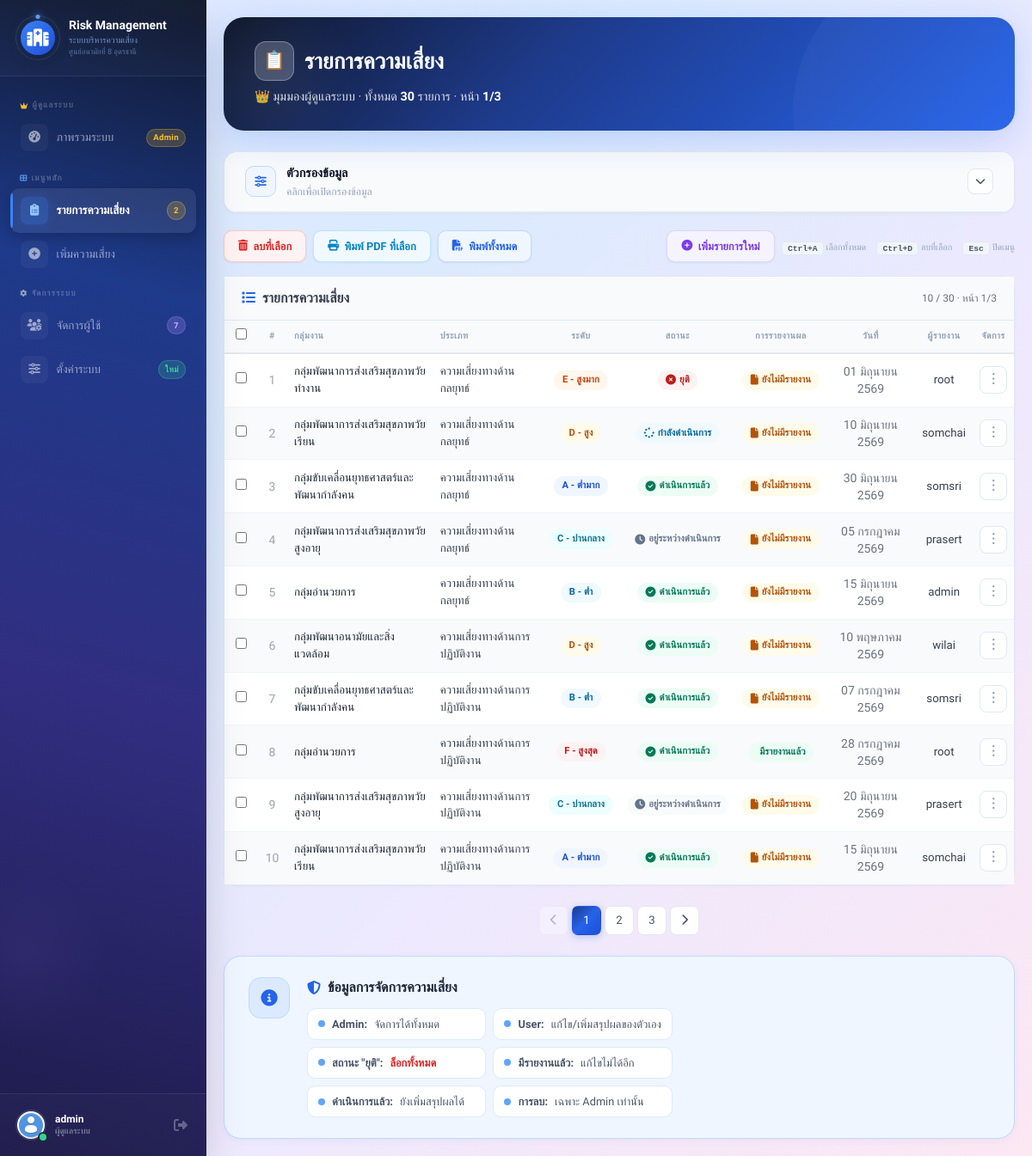
Page /risks.php (signed in) on the committed database.
### tables this page shows
CREATE TABLE risks (
    id INT AUTO_INCREMENT PRIMARY KEY,
    user_id INT NOT NULL,
    reporter_code VARCHAR(50) NOT NULL COMMENT 'รหัสผู้รายงาน',
    unit VARCHAR(100) NOT NULL COMMENT 'กลุ่มงาน/หน่วยงาน',
    unit_other VARCHAR(100) DEFAULT NULL COMMENT 'หน่วยงานอื่นๆ (กรณีเลือกอื่นๆ)',
    risk_type VARCHAR(100) NOT NULL COMMENT 'ประเภทความเสี่ยง',
    risk_type_other VARCHAR(100) DEFAULT NULL COMMENT 'ประเภทความเสี่ยงอื่นๆ',
    severity VARCHAR(50) NOT NULL COMMENT 'ระดับความรุนแรง (A-F)',
    severity_other VARCHAR(100) DEFAULT NULL COMMENT 'ระดับความรุนแรงอื่นๆ',
    event_datetime DATETIME NOT NULL COMMENT 'วันที่เกิดเหตุการณ์',
    report_datetime DATETIME NOT NULL COMMENT 'วันที่รายงาน',
    detail TEXT NOT NULL COMMENT 'รายละเอียดเหตุการณ์',
    initial_solution TEXT NOT NULL COMMENT 'แนวทางแก้ไขเบื้องต้น',
    suggestion TEXT NOT NULL COMMENT 'ข้อเสนอแนะ',
    status VARCHAR(255) DEFAULT 'ยังไม่ดำเนินการ' COMMENT 'สถานะการดำเนินการ',
    consent TINYINT(1) DEFAULT 0 COMMENT '0=ยังไม่ยินยอม, 1=ยินยอมแล้ว',
    consent_at DATETIME DEFAULT NULL COMMENT 'วันที่ให้ความยินยอม',
    created_at TIMESTAMP DEFAULT CURRENT_TIMESTAMP,
    updated_at TIMESTAMP DEFAULT CURRENT_TIMESTAMP ON UPDATE CURRENT_TIMESTAMP,
    KEY idx_user_id (user_id),
    KEY idx_status (status),
    KEY idx_risk_type (risk_type),
    KEY idx_severity (severity),
    KEY idx_unit (unit),
    FOREIGN KEY (user_id) REFERENCES users(id) ON DELETE CASCADE
);

CREATE TABLE users (
    id INT AUTO_INCREMENT PRIMARY KEY,
    reporter_code VARCHAR(255) NOT NULL COMMENT 'รหัสผู้รายงาน เช่น R10001',
    username VARCHAR(50) NOT NULL,
    fullname VARCHAR(255) DEFAULT NULL,
    email VARCHAR(100) DEFAULT NULL,
    phone VARCHAR(20) DEFAULT NULL,
    department VARCHAR(255) DEFAULT NULL,
    password VARCHAR(255) NOT NULL,
    role ENUM('admin','user') DEFAULT 'user',
    enabled TINYINT(1) NOT NULL DEFAULT 1 COMMENT '0=ถูกระงับ, 1=ใช้งานได้',
    avatar VARCHAR(255) DEFAULT 'default.png',
    created_at TIMESTAMP DEFAULT CURRENT_TIMESTAMP,
    updated_at TIMESTAMP DEFAULT CURRENT_TIMESTAMP ON UPDATE CURRENT_TIMESTAMP,
    UNIQUE KEY username (username),
    UNIQUE KEY email (email),
    UNIQUE KEY reporter_code (reporter_code)
);

CREATE TABLE risk_reports (
    id INT AUTO_INCREMENT PRIMARY KEY,
    risk_id INT NOT NULL,
    corrective_action TEXT DEFAULT NULL COMMENT 'มาตรการแก้ไข',
    responsible_person VARCHAR(255) DEFAULT NULL COMMENT 'ผู้รับผิดชอบ',
    follow_up TEXT DEFAULT NULL COMMENT 'การติดตามผล',
    expected_outcome TEXT DEFAULT NULL COMMENT 'ผลที่คาดว่าจะได้รับ',
    report_file VARCHAR(255) DEFAULT NULL COMMENT 'ไฟล์แนบ',
    created_by INT NOT NULL COMMENT 'ผู้สร้างรายงาน',
    created_at TIMESTAMP DEFAULT CURRENT_TIMESTAMP,
    updated_at TIMESTAMP DEFAULT CURRENT_TIMESTAMP ON UPDATE CURRENT_TIMESTAMP,
    KEY idx_risk_id (risk_id),
    KEY idx_created_by (created_by),
    FOREIGN KEY (risk_id) REFERENCES risks(id) ON DELETE CASCADE,
    FOREIGN KEY (created_by) REFERENCES users(id) ON DELETE CASCADE
);

### risks.php (the view, shortened to what the rows shown need)
<?php
require_once 'config/db.php';
require_once 'includes/functions.php';
function thaiDate($date, $showTime = false)
{
    $timestamp = strtotime($date);
    $year      = date('Y', $timestamp) + 543;
    $day       = date('d', $timestamp);
    $month     = date('n', $timestamp);
    $thaiMonths = [
        1  => 'มกราคม',
        2  => 'กุมภาพันธ์',
        3  => 'มีนาคม',
        4  => 'เมษายน',
        5  => 'พฤษภาคม',
        6  => 'มิถุนายน',
        7  => 'กรกฎาคม',
        8  => 'สิงหาคม',
        9  => 'กันยายน',
        10 => 'ตุลาคม',
        11 => 'พฤศจิกายน',
        12 => 'ธันวาคม',
    ];
    $thaiMonth = $thaiMonths[$month];
    return "{$day} {$thaiMonth} {$year}";
}
function getStatusIcon($status)
{
    if ($status == 'ดำเนินการแล้ว') {
        return 'fa-check-circle';
    }
    if ($status == 'กำลังดำเนินการ') {
        return 'fa-spinner fa-spin';
    }
    if ($status == 'ยุติ') {
        return 'fa-times-circle';
    }
    return 'fa-clock';
}
$settings = [];
$type_filter     = $_GET['risk_type'] ?? '';
$severity_filter = $_GET['severity'] ?? '';
$group_filter    = $_GET['unit'] ?? '';
$status_filter   = $_GET['status'] ?? '';
$date_from       = $_GET['date_from'] ?? '';
$date_to         = $_GET['date_to'] ?? '';
$page    = max(1, (int) ($_GET['page'] ?? 1));
$perPage = (int) ($settings['items_per_page'] ?? 10);
$offset  = ($page - 1) * $perPage;
$where  = "WHERE 1=1";
$dataSql = "SELECT r.*, u.username, u.fullname, rr.id as report_id
            FROM risks r
            LEFT JOIN users u ON r.user_id = u.id
            LEFT JOIN risk_reports rr ON r.id = rr.risk_id
            $where
            ORDER BY r.created_at DESC
            LIMIT ? OFFSET ?";
$stmt = $pdo->prepare($dataSql);
$i = 1;
$stmt->bindValue($i++, (int) $perPage, PDO::PARAM_INT);
$stmt->bindValue($i, (int) $offset, PDO::PARAM_INT);
$stmt->execute();
$risks = $stmt->fetchAll();
$hasActiveFilters = ($type_filter !== '' || $severity_filter !== '' || $group_filter !== '' || $status_filter !== '' || $date_from !== '' || $date_to !== '');
$severityLabels = [
    'A' => 'ต่ำมาก',
    'B' => 'ต่ำ',
    'C' => 'ปานกลาง',
    'D' => 'สูง',
    'E' => 'สูงมาก',
    'F' => 'สูงสุด',
];
$severityBadgeMap = [
    'A' => 'bg-blue-50 text-blue-700',
    'B' => 'bg-sky-50 text-sky-700',
    'C' => 'bg-cyan-50 text-cyan-700',
    'D' => 'bg-amber-50 text-amber-700',
    'E' => 'bg-orange-50 text-orange-700',
    'F' => 'bg-red-50 text-red-700',
];
$statusBadgeMap = [
    'ยังไม่ดำเนินการ' => 'bg-amber-50 text-amber-700',
    'กำลังดำเนินการ' => 'bg-sky-50 text-sky-700',
    'ดำเนินการแล้ว'  => 'bg-emerald-50 text-emerald-700',
    'ยุติ'            => 'bg-red-50 text-red-700',
];
$reportStatusLabels = [
    'no_report'  => ['label' => 'ยังไม่มีรายงาน', 'class' => 'bg-amber-50 text-amber-700',   'icon' => 'fa-file'],
    'has_report' => ['label' => 'มีรายงานแล้ว',   'class' => 'bg-emerald-50 text-emerald-700', 'icon' => 'fa-file-check'],
];
?>
<?php include 'includes/header.php'; ?>
<div class="flex h-screen">
    <?php include 'includes/sidebar.php'; ?>
    <div class="flex-1 p-4 md:p-5 overflow-y-auto">
        <div class="page-container">
            <div class="page-header">
                <h1><span class="icon-circle">📋</span> รายการความเสี่ยง</h1>
            </div>
            <?php if (empty($risks)): ?>
                <div class="empty-state">
                    <i class="fas fa-inbox"></i>
                    <h3>ไม่พบรายการความเสี่ยง</h3>
                    <p><?= ($hasActiveFilters) ? 'ไม่มีข้อมูลตรงตามเงื่อนไขการกรอง' : 'ยังไม่มีรายการความเสี่ยง' ?></p>
                </div>
            <?php else: ?>
                <div class="table-card">
                    <div class="table-responsive">
                        <table>
                            <thead>
                                <tr>
                                    <th style="width:38px;">
                                        <?php if (isAdmin()): ?>
                                            <input type="checkbox" id="selectAll" title="เลือกทั้งหมด (Ctrl+A)">
                                        <?php endif; ?>
                                    </th>
                                    <th style="width:35px;">#</th>
                                    <th style="text-align:left;">กลุ่มงาน</th>
                                    <th style="text-align:left;">ประเภท</th>
                                    <th>ระดับ</th>
                                    <th>สถานะ</th>
                                    <th>การรายงานผล</th>
                                    <th>วันที่</th>
                                    <?php if (isAdmin()): ?><th>ผู้รายงาน</th><?php endif; ?>
                                    <th style="width:45px;">จัดการ</th>
                                </tr>
                            </thead>
                            <tbody>
                                <?php foreach ($risks as $index => $risk):
                                    $rowNum        = ($page - 1) * $perPage + $index + 1;
                                    $sevBadge      = $severityBadgeMap[$risk['severity']] ?? 'bg-slate-50 text-slate-600';
                                    $sevLabel      = $severityLabels[$risk['severity']] ?? $risk['severity'];
                                    $displayStatus = !empty($risk['status']) ? $risk['status'] : 'ยังไม่ดำเนินการ';
                                    $staBadge      = $statusBadgeMap[$displayStatus] ?? 'bg-slate-50 text-slate-500';
                                    $statusIcon    = getStatusIcon($displayStatus);
                                    $hasReport        = !empty($risk['report_id']);
                                    $dropdownId       = 'dm-' . $risk['id'];
                                    $reportStatusKey  = $hasReport ? 'has_report' : 'no_report';
                                    $reportStatusInfo = $reportStatusLabels[$reportStatusKey];
                                    $riskTypeDisplay = htmlspecialchars($risk['risk_type']);
                                ?>
                                    <tr>
                                        <td style="text-align:center;">
                                            <?php if (isAdmin()): ?>
                                                <input type="checkbox" class="risk-checkbox" value="<?= $risk['id'] ?>">
                                            <?php endif; ?>
                                        </td>
                                        <td style="text-align:center;" class="text-gray-400 text-sm"><?= $rowNum ?></td>
                                        <td style="text-align:left;">
                                            <span class="font-medium text-gray-800"><?= htmlspecialchars($risk['unit'] ?? '-') ?></span>
                                        </td>
                                        <td style="text-align:left;">
                                            <span class="text-gray-700"><?= $riskTypeDisplay ?></span>
                                        </td>
                                        <td style="text-align:center;">
                                            <span class="pill <?= $sevBadge ?>">
                                                <?= htmlspecialchars($risk['severity']) ?> - <?= $sevLabel ?>
                                            </span>
                                        </td>
                                        <td style="text-align:center;">
                                            <span class="pill <?= $staBadge ?>">
                                                <i class="fas <?= $statusIcon ?> text-xs"></i>
                                                <?= htmlspecialchars($displayStatus) ?>
                                            </span>
                                        </td>
                                        <td style="text-align:center;">
                                            <span class="pill <?= $reportStatusInfo['class'] ?>">
                                                <i class="fas <?= $reportStatusInfo['icon'] ?> text-xs"></i>
                                                <?= $reportStatusInfo['label'] ?>
                                            </span>
                                        </td>
                                        <td style="text-align:center;" class="text-gray-500 text-sm">
                                            <?= thaiDate($risk['event_datetime']) ?>
                                        </td>
                                        <?php if (isAdmin()): ?>
                                            <td style="text-align:center;">
                                                <span class="text-gray-700">
                                                    <?= htmlspecialchars($risk['username'] ?? 'ไม่ระบุ') ?>
                                                </span>
                                            </td>
                                        <?php endif; ?>
                                        <td style="text-align:center;">
                                            <div class="dropdown-wrapper">
                                                <button class="dropdown-toggle" onclick="toggleDropdown(event, '<?= $dropdownId ?>')" title="เมนู">⋮</button>
                                            </div>
                                        </td>
                                    </tr>
                                <?php endforeach; ?>
                            </tbody>
                        </table>
                    </div>
                </div>
            <?php endif; ?>
        </div>
    </div>
</div>
<?php include 'includes/footer.php'; ?>

### rows in the picture
risks: rowNum "1", unit "กลุ่มพัฒนาการส่งเสริมสุขภาพวัยทำงาน", riskTypeDisplay "ความเสี่ยงทางด้านกลยุทธ์", severity "E", severity "สูงมาก", status "ยุติ", label "ยังไม่มีรายงาน", event_datetime "01 มิถุนายน 2569", user.username "root"
risks: rowNum "2", unit "กลุ่มพัฒนาการส่งเสริมสุขภาพวัยเรียน", riskTypeDisplay "ความเสี่ยงทางด้านกลยุทธ์", severity "D", severity "สูง", status "กำลังดำเนินการ", label "ยังไม่มีรายงาน", event_datetime "10 มิถุนายน 2569", user.username "somchai"
risks: rowNum "3", unit "กลุ่มขับเคลื่อนยุทธศาสตร์และพัฒนากำลังคน", riskTypeDisplay "ความเสี่ยงทางด้านกลยุทธ์", severity "A", severity "ต่ำมาก", status "ดำเนินการแล้ว", label "ยังไม่มีรายงาน", event_datetime "30 มิถุนายน 2569", user.username "somsri"
risks: rowNum "4", unit "กลุ่มพัฒนาการส่งเสริมสุขภาพวัยสูงอายุ", riskTypeDisplay "ความเสี่ยงทางด้านกลยุทธ์", severity "C", severity "ปานกลาง", status "อยู่ระหว่างดำเนินการ", label "ยังไม่มีรายงาน", event_datetime "05 กรกฎาคม 2569", user.username "prasert"
risks: rowNum "5", unit "กลุ่มอำนวยการ", riskTypeDisplay "ความเสี่ยงทางด้านกลยุทธ์", severity "B", severity "ต่ำ", status "ดำเนินการแล้ว", label "ยังไม่มีรายงาน", event_datetime "15 มิถุนายน 2569", user.username "admin"
risks: rowNum "6", unit "กลุ่มพัฒนาอนามัยและสิ่งแวดล้อม", riskTypeDisplay "ความเสี่ยงทางด้านการปฏิบัติงาน", severity "D", severity "สูง", status "ดำเนินการแล้ว", label "ยังไม่มีรายงาน", event_datetime "10 พฤษภาคม 2569", user.username "wilai"
risks: rowNum "7", unit "กลุ่มขับเคลื่อนยุทธศาสตร์และพัฒนากำลังคน", riskTypeDisplay "ความเสี่ยงทางด้านการปฏิบัติงาน", severity "B", severity "ต่ำ", status "ดำเนินการแล้ว", label "ยังไม่มีรายงาน", event_datetime "07 กรกฎาคม 2569", user.username "somsri"
risk_reports: rowNum "8", risk.unit "กลุ่มอำนวยการ", riskTypeDisplay "ความเสี่ยงทางด้านการปฏิบัติงาน", risk.severity "F", risk.severity "สูงสุด", risk.status "ดำเนินการแล้ว", id "มีรายงานแล้ว", risk.event_datetime "28 กรกฎาคม 2569", users.username "root"
risks: rowNum "9", unit "กลุ่มพัฒนาการส่งเสริมสุขภาพวัยสูงอายุ", riskTypeDisplay "ความเสี่ยงทางด้านการปฏิบัติงาน", severity "C", severity "ปานกลาง", status "อยู่ระหว่างดำเนินการ", label "ยังไม่มีรายงาน", event_datetime "20 มิถุนายน 2569", user.username "prasert"
risks: rowNum "10", unit "กลุ่มพัฒนาการส่งเสริมสุขภาพวัยเรียน", riskTypeDisplay "ความเสี่ยงทางด้านการปฏิบัติงาน", severity "A", severity "ต่ำมาก", status "ดำเนินการแล้ว", label "ยังไม่มีรายงาน", event_datetime "15 มิถุนายน 2569", user.username "somchai"

### other values in the picture
$site_name "Risk Management"
$site_description "ระบบบริหารความเสี่ยง"
$site_organization "ศูนย์อนามัยที่ 8 อุดรธานี"
$pending_risk_count "2"
$user_count "7"
$_SESSION['username'] "admin"
$totalRows "30"
$page "1"
$totalPages "3"
count($risks) "10"
max(1, $totalPages) "3"
